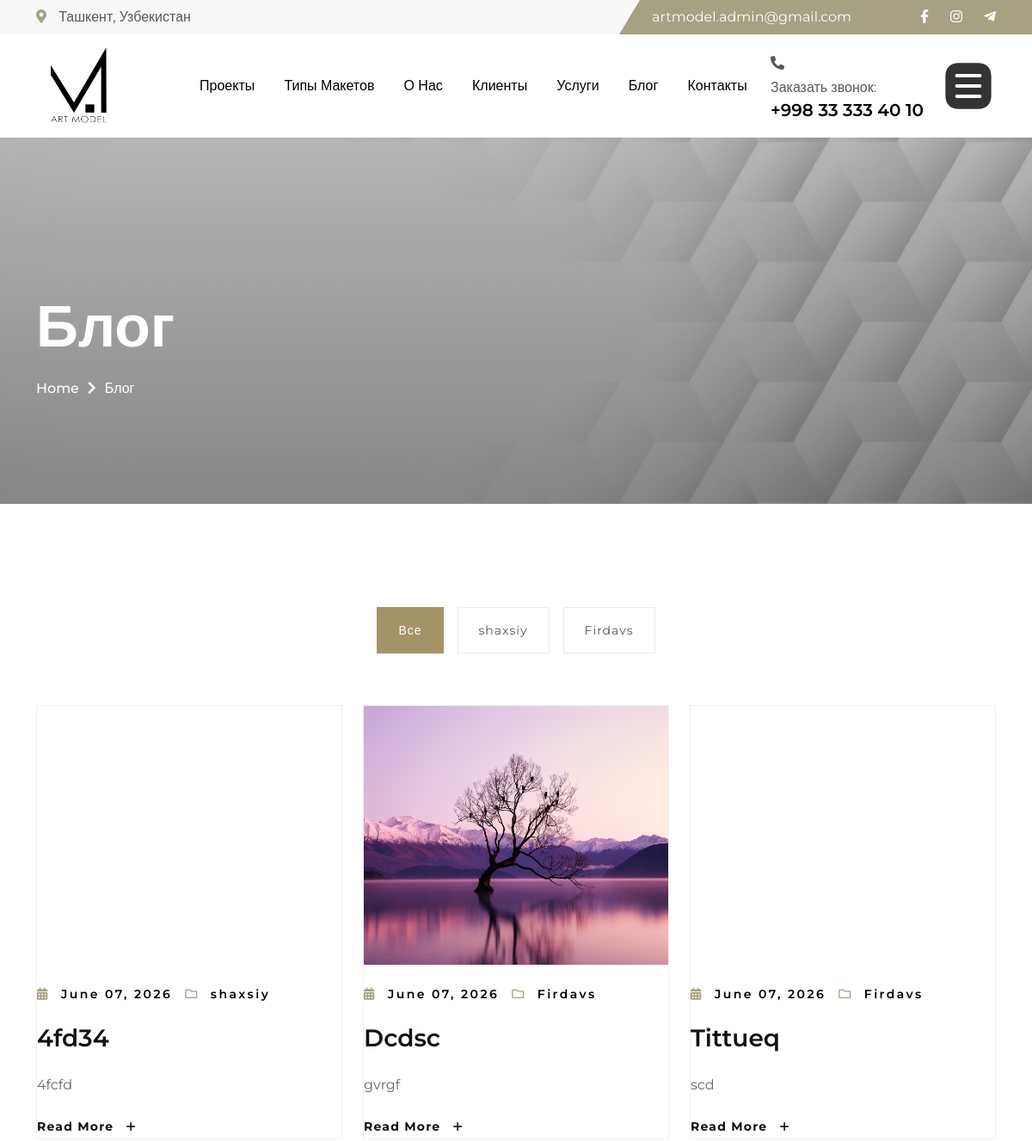
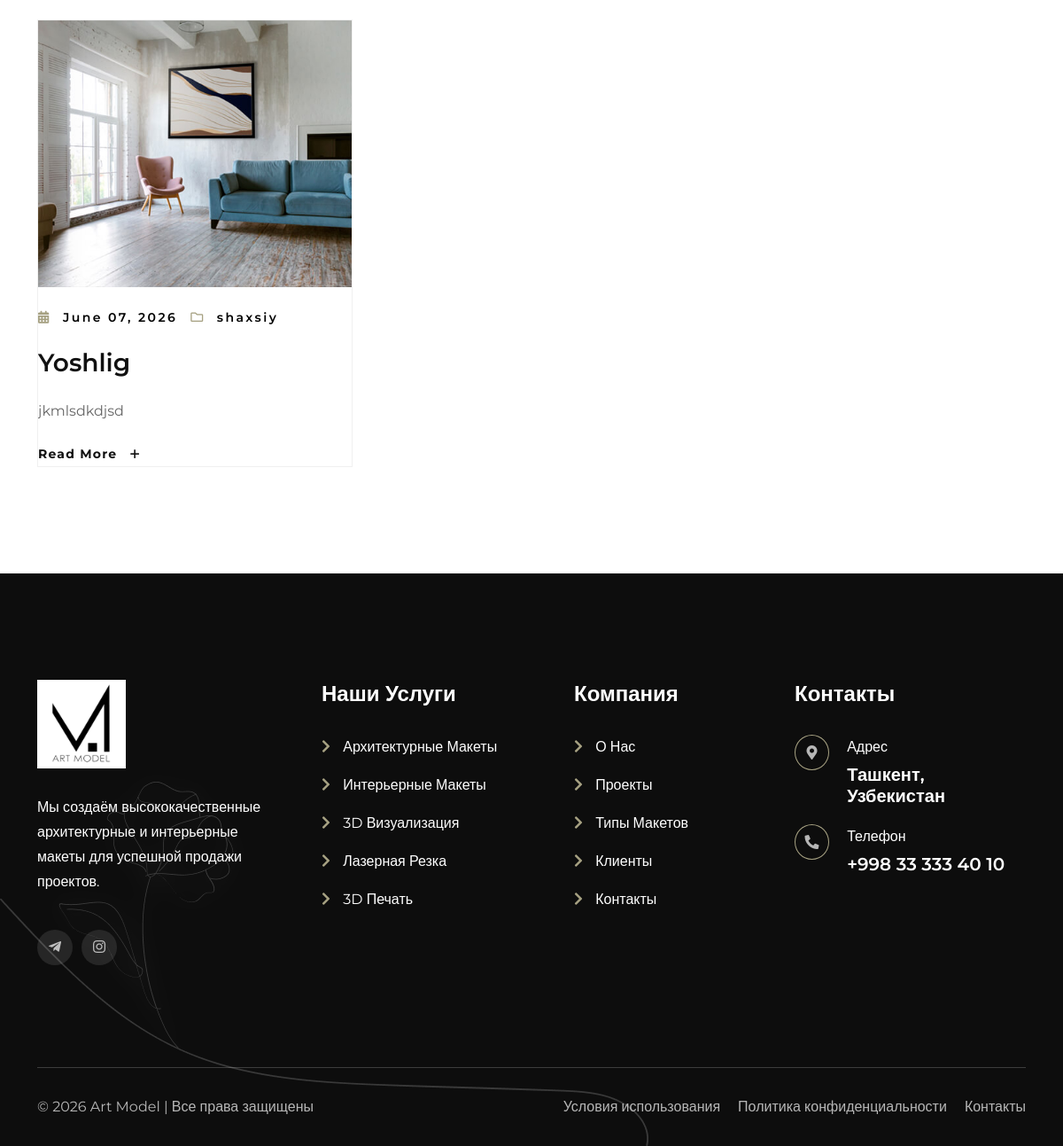
Screenshot of /blog/ with the database file from the repository (2 pictures, top to bottom).
### common/models.py (models this page shows, shortened)
class Slider(models.Model):
    PAGE_CHOICES = (
        ('home', 'Bosh sahifa'),
        ('projects', 'Projects'),
        ('project-details', 'Project Details'),
        ('project_types', 'Tip Maketov'),
        ('project_typesb', 'Tip Maketov by type'),
        ('about', 'About'),
        ('clients', 'Clients'),
        ('team', 'Team'),
        ('contact', 'Contact'),
        ('blog', 'Blog'),
        ('blog-details', 'Blog Details'),
        ('services', 'Services'),
        ('services-details', 'Services Details'),
        ('mobile', 'Mobil versiya uchun'),   # Telefon uchun alohida
    )
    title = models.CharField(max_length=255, verbose_name="Sarlavha")
    subtitle = models.CharField(max_length=500, blank=True, verbose_name="Quyi sarlavha")
    image = models.ImageField(upload_to='sliders/', verbose_name="Rasm")
    page = models.CharField(max_length=50, choices=PAGE_CHOICES, default='home', verbose_name="Qaysi sahifada chiqsin")
    order = models.PositiveIntegerField(default=0, verbose_name="Tartib")
    is_active = models.BooleanField(default=True, verbose_name="Faol")
    button_text = models.CharField(max_length=100, blank=True, default="Batafsil", verbose_name="Tugma matni")
    button_url = models.CharField(max_length=200, blank=True, verbose_name="Tugma linki")
    created_at = models.DateTimeField(auto_now_add=True)
    class Meta:
        ordering = ['page', 'order']
        verbose_name = "Slayder"
        verbose_name_plural = "Slayderlar"

### blog/models.py (models this page shows, shortened)
class BlogCategory(models.Model):
    name = models.CharField(max_length=100)

class Blog(models.Model):
    title = models.CharField(max_length=255)
    slug = models.SlugField(unique=True, blank=True)
    image = models.ImageField(upload_to='blog/')
    category = models.ForeignKey(
        BlogCategory,
        on_delete=models.SET_NULL,
        null=True
    )
    content = RichTextField()
    views = models.PositiveIntegerField(default=0)
    created_at = models.DateTimeField(auto_now_add=True)

### blog/views.py (the view)
# urls.py: path('', blogs,name='blog'),
def blogs(request):
    blogs = Blog.objects.order_by(
        '-created_at'
    )
    categories = BlogCategory.objects.all()
    sliders = Slider.objects.filter(is_active=True, page='blog').order_by('order')
    category_id = request.GET.get('category')
    if category_id:
        blogs = blogs.filter(category_id=category_id)
    context = {
        'blogs': blogs,
        'categories': categories,
        'current_category': category_id,
        'sliders': sliders,
    }
    return render(
        request,
        'news-grid.html',
        context
    )

### templates/news-grid.html (shortened to what this page needs)
{% extends 'base.html' %}
{% block content %}
{% load static %}
<!DOCTYPE html>
<html lang="en">
    <head>
        <link rel="stylesheet" href="{% static 'assets/css/bootstrap.min.css' %}">
        <link rel="stylesheet" href="{% static 'assets/css/font-awesome.css' %}">
        <link rel="stylesheet" href="{% static 'assets/css/animate.css' %}">
        <link rel="stylesheet" href="{% static 'assets/css/splitting.css' %}">
        <link rel="stylesheet" href="{% static 'assets/css/magnific-popup.css' %}">
        <link rel="stylesheet" href="{% static 'assets/css/meanmenu.css' %}">
        <link rel="stylesheet" href="{% static 'assets/css/swiper-bundle.min.css' %}">
        <link rel="stylesheet" href="{% static 'assets/css/nice-select.css' %}">
        <link rel="stylesheet" href="{% static 'assets/css/main.css' %}">
        <link rel="stylesheet" href="{% static 'style.css' %}">
    </head>
    <body>
        {% include "partais/nav.html" %}
        <div class="ScrollSmoother-content">
            {% include "partais/slidebar.html" %}
            <section class="news-section section-padding fix">
                    <div class="container">
                        <div class="blog-filter-wrap">
                            <a href="{% url 'blog' %}"
                            class="{% if not current_category %}active{% endif %}">
                                Все
                            </a>
                            {% for category in categories %}
                                <a href="?category={{ category.id }}"
                                class="{% if current_category == category.id|stringformat:'s' %}active{% endif %}">
                                    {{ category.name }}
                                </a>
                            {% endfor %}
                        </div>
                        <div class="row g-4">
                            {% for blog in blogs %}
                            <div class="col-xl-4 col-lg-6 col-md-6 wow fadeInUp"
                                data-wow-delay=".3s">
                                <div class="news-card-items style-2 mt-0">
                                    <div class="news-image bg-cover"
                                        style="background-image: url('{{ blog.image.url }}');">
                                    </div>
                                    <div class="news-content">
                                        <ul>
                                            <li>
                                                <i class="fas fa-calendar-alt"></i>
                                                {{ blog.created_at|date:"F d, Y" }}
                                            </li>
                                            <li>
                                                <i class="far fa-folder"></i>
                                                {{ blog.category.name }}
                                            </li>
                                        </ul>
                                        <h3>
                                            <a href="{% url 'blog_detail' blog.slug %}">
                                                {{ blog.title }}
                                            </a>
                                        </h3>
                                        <p>
                                            {{ blog.content|striptags|truncatewords:18 }}
                                        </p>
                                        <a href="{% url 'blog_detail' blog.slug %}"
                                        class="link-btn">
                                            Read More
                                            <i class="far fa-plus"></i>
                                        </a>
                                    </div>
                                </div>
                            </div>
                            {% endfor %}
                        </div>
                    </div>
            </section>
              {% include "partais/footer.html" %}
        </div>
    </body>
</html>
{% endblock content %}

### templates/partais/slidebar.html
{% if sliders %}
            {% for slide in sliders %}
        <div class="breadcrumb-wrapper section-padding bg-cover" style="background-image: url('{{ slide.image.url }}');">
                    <div class="container">
                        <div class="page-heading">
                            <h1 class="wow fadeInUp" data-wow-delay=".3s">{{ slide.title }}</h1>
                            <ul class="breadcrumb-items wow fadeInUp" data-wow-delay=".5s">
                        <li>
                            <a href="{% url 'home' %}">
                            Home
                            </a>
                        </li>
                        <li>
                            <i class="fas fa-chevron-right"></i>
                        </li>
                        <li>
                            {{ slide.title }}
                        </li>
                    </ul>
                        </div>
                    </div>
        </div>
            {% endfor %}
{% else %}
    <p>Slayder topilmadi.</p>
{% endif %}

### templates/news-grid.html (style rules this page uses)
.blog-filter-wrap { display: flex; justify-content: center; align-items: center; gap: 16px; flex-wrap: wrap; margin-bottom: 60px; }
.blog-filter-wrap a { padding: 12px 24px; border: 1px solid rgba(0,0,0,0.08); color: #555; text-decoration: none; font-size: 14px; letter-spacing: 1px; transition: all 0.35s ease; background: #fff; }
.blog-filter-wrap a.active { background: #a49369; color: #fff; border-color: #a49369; }
.news-card-items { background: #fff; overflow: hidden; transition: all 0.4s ease; height: 100%; border: 1px solid rgba(0,0,0,0.06); }
.news-image { height: 280px; position: relative; overflow: hidden; }
.news-image::before { content: ''; position: absolute; inset: 0; background: linear-gradient( to top, rgba(0,0,0,0.35), transparent ); opacity: 0; transition: 0.4s; }
.news-image { background-size: cover; background-position: center; transition: transform 0.5s ease; }
.news-content { padding: 30px; }
.news-content ul { display: flex; gap: 20px; padding: 0; margin: 0 0 18px; list-style: none; flex-wrap: wrap; }
.news-content ul li { font-size: 14px; color: #777; }
.news-content ul li i { color: #a49369; margin-right: 6px; }
.news-content h3 { margin-bottom: 16px; }
.news-content h3 a { color: #111; text-decoration: none; font-size: 28px; line-height: 1.4; transition: 0.3s; }
.news-content p { color: #666; line-height: 1.8; margin-bottom: 25px; }
.link-btn { display: inline-flex; align-items: center; gap: 10px; color: #111; text-decoration: none; transition: 0.3s; font-weight: 500; }
.link-btn i { font-size: 13px; }

### rows the page displays
Slider: image (picture), title "Блог"
BlogCategory: name "shaxsiy"
BlogCategory: name "Firdavs"
Blog: created_at "June 07, 2026", category.name "shaxsiy", title "4fd34", content "4fcfd"
Blog: image (picture), created_at "June 07, 2026", category.name "Firdavs", title "Dcdsc", content "gvrgf"
Blog: created_at "June 07, 2026", category.name "Firdavs", title "Tittueq", content "scd"
Blog: image (picture), created_at "June 07, 2026", category.name "shaxsiy", title "Yoshlig", content "jkmlsdkdjsd"
